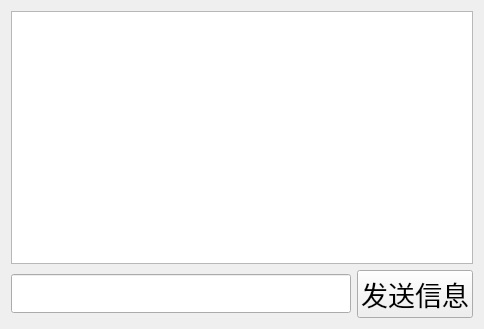
<?xml version="1.0" encoding="UTF-8"?>
<ui version="4.0">
 <class>PrivateChat</class>
 <widget class="QWidget" name="PrivateChat">
  <property name="geometry">
   <rect>
    <x>0</x>
    <y>0</y>
    <width>484</width>
    <height>329</height>
   </rect>
  </property>
  <property name="windowTitle">
   <string>Form</string>
  </property>
  <layout class="QVBoxLayout" name="verticalLayout_2">
   <item>
    <layout class="QVBoxLayout" name="verticalLayout">
     <item>
      <widget class="QTextEdit" name="showMsg_te">
       <property name="font">
        <font>
         <family>Arial</family>
         <pointsize>20</pointsize>
        </font>
       </property>
      </widget>
     </item>
     <item>
      <layout class="QHBoxLayout" name="horizontalLayout">
       <item>
        <widget class="QLineEdit" name="inputMsg_le">
         <property name="font">
          <font>
           <family>Arial</family>
           <pointsize>20</pointsize>
          </font>
         </property>
        </widget>
       </item>
       <item>
        <widget class="QPushButton" name="sendMsg_pb">
         <property name="font">
          <font>
           <family>Arial</family>
           <pointsize>20</pointsize>
          </font>
         </property>
         <property name="text">
          <string>发送信息</string>
         </property>
        </widget>
       </item>
      </layout>
     </item>
    </layout>
   </item>
  </layout>
 </widget>
 <resources/>
 <connections/>
</ui>
